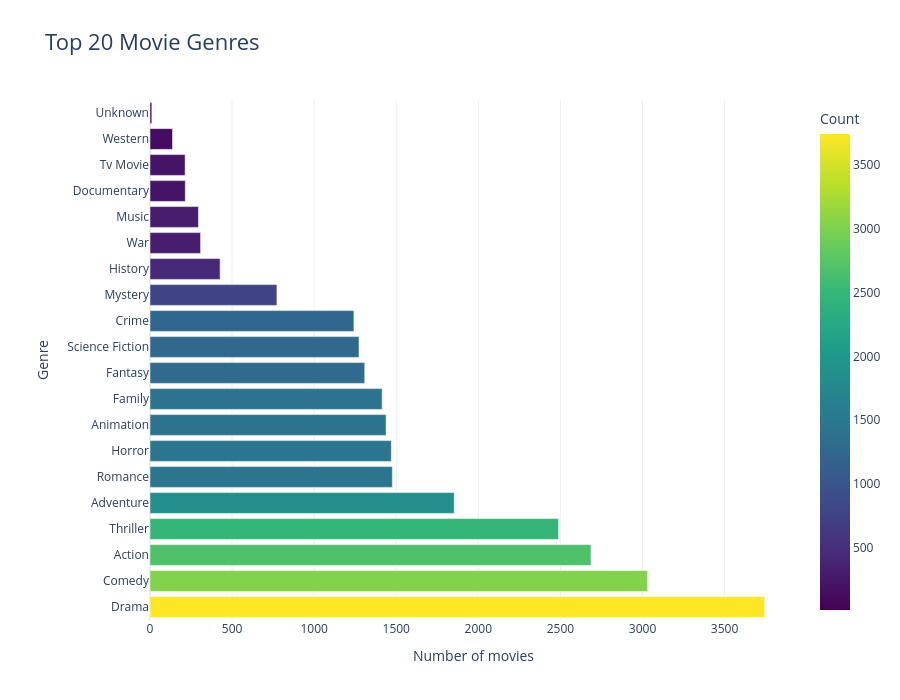

The cell this chart's notebook holds for it:
### Code cell
fig = px.bar(
    top_genres,
    x="Count",
    y="Genre",
    orientation="h",
    title="Top 20 Genres"
)
fig = px.bar(
    top_genres,
    x="Count",
    y="Genre",
    orientation="h",
    title="Top 20 Movie Genres",
    color="Count",
    color_continuous_scale="Viridis"
)


fig.update_layout(
    template="plotly_white",
    title_font_size=22,
    xaxis_title="Number of movies",
    yaxis_title="Genre",
    height=700,
    margin=dict(l=150)
)
fig.show()

### Figure 1 — Plotly figure (JSON) as saved in the notebook; plotly's stock layout.template omitted (floating-point values rounded to 4 significant figures)
{"data": [{"hovertemplate": "Count=%{marker.color}<br>Genre=%{y}<extra></extra>", "legendgroup": "", "marker": {"color": [3744, 3031, 2686, 2488, 1853, 1476, 1470, 1438, 1414, 1308, 1273, 1242, 773, 427, 308, 295, 215, 214, 137, 11], "coloraxis": "coloraxis", "pattern": {"shape": ""}}, "name": "", "orientation": "h", "showlegend": false, "textposition": "auto", "type": "bar", "x": [3744, 3031, 2686, 2488, 1853, 1476, 1470, 1438, 1414, 1308, 1273, 1242, 773, 427, 308, 295, 215, 214, 137, 11], "xaxis": "x", "y": ["Drama", "Comedy", "Action", "Thriller", "Adventure", "Romance", "Horror", "Animation", "Family", "Fantasy", "Science Fiction", "Crime", "Mystery", "History", "War", "Music", "Documentary", "Tv Movie", "Western", "Unknown"], "yaxis": "y"}], "layout": {"barmode": "relative", "coloraxis": {"autocolorscale": false, "colorbar": {"title": {"text": "Count"}}, "colorscale": [[0, "#440154"], [0.1111, "#482878"], [0.2222, "#3e4989"], [0.3333, "#31688e"], [0.4444, "#26828e"], [0.5556, "#1f9e89"], [0.6667, "#35b779"], [0.7778, "#6ece58"], [0.8889, "#b5de2b"], [1, "#fde725"]]}, "height": 700, "legend": {"tracegroupgap": 0}, "margin": {"l": 150}, "title": {"font": {"size": 22}, "text": "Top 20 Movie Genres"}, "xaxis": {"anchor": "y", "domain": [0, 1], "title": {"text": "Number of movies"}}, "yaxis": {"anchor": "x", "domain": [0, 1], "title": {"text": "Genre"}}}}
